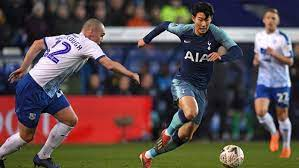
#> input picture soccer.jpg, 299 x 168 px, found by its file name
$ python 4_2.py
#> lines starting #> are read from the running program, lines starting #| are printed output that depends on the picture
# 캐니 에지

import cv2 as cv
img = cv.imread('soccer.jpg')
#> img is the input picture: shape (168, 299, 3); mean B, G, R 76.4, 76.5, 90.6
gray = cv.cvtColor(img, cv.COLOR_BGR2GRAY)
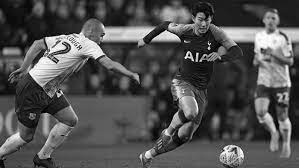
#> gray: shape (168, 299); min 0, max 254, mean 80.7

canny1 = cv.Canny(gray,50,150)
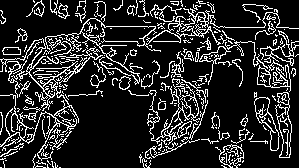
#> canny1: shape (168, 299); 16.6% white in thin lines or dots
canny2 = cv.Canny(gray,100,150)
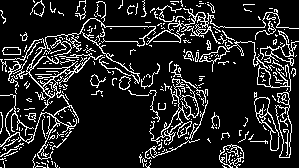
#> canny2: shape (168, 299); 14.1% white in thin lines or dots

cv.imshow('origin',gray)
cv.imshow('canny1',canny1)
cv.imshow('canny2',canny2)

cv.waitKey()
cv.destroyAllWindows()
